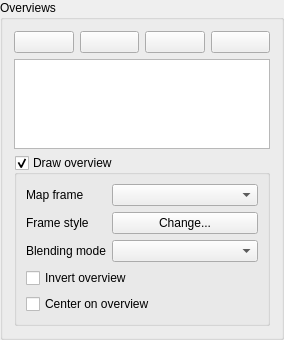
        <widget class="QgsCollapsibleGroupBoxBasic" name="mOverviewsGroupBox">
         <property name="focusPolicy">
          <enum>Qt::StrongFocus</enum>
         </property>
         <property name="title">
          <string>Overviews</string>
         </property>
         <property name="syncGroup" stdset="0">
          <string notr="true">composeritem</string>
         </property>
         <property name="collapsed" stdset="0">
          <bool>true</bool>
         </property>
         <layout class="QVBoxLayout" name="verticalLayout">
          <item>
           <layout class="QHBoxLayout" name="horizontalLayout_9">
            <item>
             <widget class="QPushButton" name="mAddOverviewPushButton">
              <property name="toolTip">
               <string>Add a new overview</string>
              </property>
              <property name="text">
               <string/>
              </property>
              <property name="icon">
               <iconset resource="../../../images/images.qrc">
                <normaloff>:/images/themes/default/symbologyAdd.svg</normaloff>:/images/themes/default/symbologyAdd.svg</iconset>
              </property>
             </widget>
            </item>
            <item>
             <widget class="QPushButton" name="mRemoveOverviewPushButton">
              <property name="toolTip">
               <string>Remove selected overview</string>
              </property>
              <property name="text">
               <string/>
              </property>
              <property name="icon">
               <iconset resource="../../../images/images.qrc">
                <normaloff>:/images/themes/default/symbologyRemove.svg</normaloff>:/images/themes/default/symbologyRemove.svg</iconset>
              </property>
             </widget>
            </item>
            <item>
             <widget class="QPushButton" name="mOverviewUpButton">
              <property name="toolTip">
               <string>Move selected overview up</string>
              </property>
              <property name="text">
               <string/>
              </property>
              <property name="icon">
               <iconset resource="../../../images/images.qrc">
                <normaloff>:/images/themes/default/symbologyUp.svg</normaloff>:/images/themes/default/symbologyUp.svg</iconset>
              </property>
             </widget>
            </item>
            <item>
             <widget class="QPushButton" name="mOverviewDownButton">
              <property name="toolTip">
               <string>Move selected overview down</string>
              </property>
              <property name="text">
               <string/>
              </property>
              <property name="icon">
               <iconset resource="../../../images/images.qrc">
                <normaloff>:/images/themes/default/symbologyDown.svg</normaloff>:/images/themes/default/symbologyDown.svg</iconset>
              </property>
             </widget>
            </item>
           </layout>
          </item>
          <item>
           <widget class="QListWidget" name="mOverviewListWidget">
            <property name="sizePolicy">
             <sizepolicy hsizetype="Expanding" vsizetype="Expanding">
              <horstretch>0</horstretch>
              <verstretch>0</verstretch>
             </sizepolicy>
            </property>
            <property name="maximumSize">
             <size>
              <width>16777215</width>
              <height>90</height>
             </size>
            </property>
           </widget>
          </item>
          <item>
           <widget class="QgsCollapsibleGroupBoxBasic" name="mOverviewCheckBox">
            <property name="title">
             <string>Draw overview</string>
            </property>
            <property name="checkable">
             <bool>true</bool>
            </property>
            <property name="checked">
             <bool>true</bool>
            </property>
            <property name="syncGroup" stdset="0">
             <string notr="true">composermapoverview</string>
            </property>
            <property name="collapsed" stdset="0">
             <bool>false</bool>
            </property>
            <layout class="QGridLayout" name="gridLayout_8" columnstretch="0,1">
             <item row="0" column="0">
              <widget class="QLabel" name="mOverviewFrameMapLabel">
               <property name="text">
                <string>Map frame</string>
               </property>
              </widget>
             </item>
             <item row="0" column="1">
              <widget class="QgsComposerItemComboBox" name="mOverviewFrameMapComboBox"/>
             </item>
             <item row="1" column="0">
              <widget class="QLabel" name="mOverviewFrameStyleLabel">
               <property name="text">
                <string>Frame style</string>
               </property>
              </widget>
             </item>
             <item row="1" column="1">
              <widget class="QPushButton" name="mOverviewFrameStyleButton">
               <property name="text">
                <string>Change...</string>
               </property>
              </widget>
             </item>
             <item row="2" column="0">
              <widget class="QLabel" name="mOverviewBlendModeLabel">
               <property name="text">
                <string>Blending mode</string>
               </property>
              </widget>
             </item>
             <item row="2" column="1">
              <widget class="QgsBlendModeComboBox" name="mOverviewBlendModeComboBox"/>
             </item>
             <item row="3" column="0" colspan="2">
              <widget class="QCheckBox" name="mOverviewInvertCheckbox">
               <property name="text">
                <string>Invert overview</string>
               </property>
              </widget>
             </item>
             <item row="4" column="0" colspan="2">
              <widget class="QCheckBox" name="mOverviewCenterCheckbox">
               <property name="text">
                <string>Center on overview</string>
               </property>
              </widget>
             </item>
            </layout>
           </widget>
          </item>
         </layout>
        </widget>
